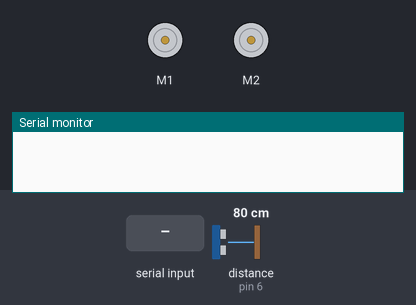
A sketch run on a simulated Arduino Uno, built with avr-gcc and run on an emulated ATmega328P. Parts: 2 × DC motor (green arrow = forward, orange = backward, longer = faster), the last lines printed to the serial monitor. The test bench sets the inputs (shaded band); at power-on: distance to the obstacle (sensor on pin 6) 80 cm. The echo pulse lasts 58.3 µs per cm.

Above: at 1.2 s.
1.3 s: "W" received over Serial
At 2.4 s:
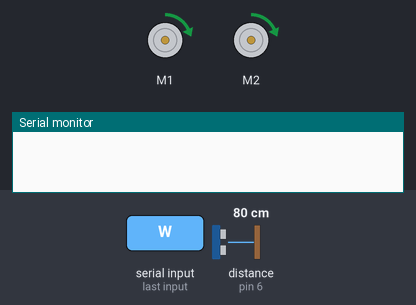
4.3 s: distance to the obstacle (sensor on pin 6) set to 2 cm
At 4.3 s:
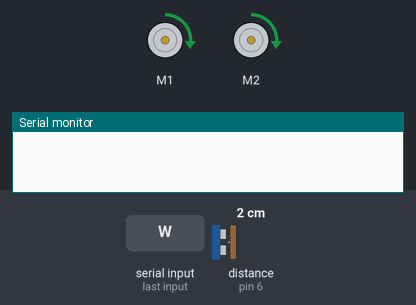
6.2 s: distance to the obstacle (sensor on pin 6) set to 9 cm
8.8 s: distance to the obstacle (sensor on pin 6) set to 12 cm
10.3 s: "D" received over Serial
At 11.09 s:
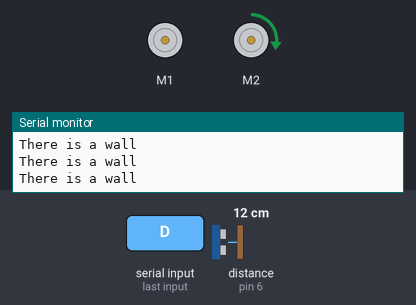
13.3 s: "A" received over Serial
At 14.11 s:
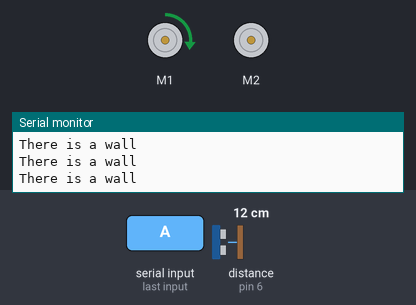
Timing chart, 0 to 17.3 s (numbered marks = the images above; inputs shaded):
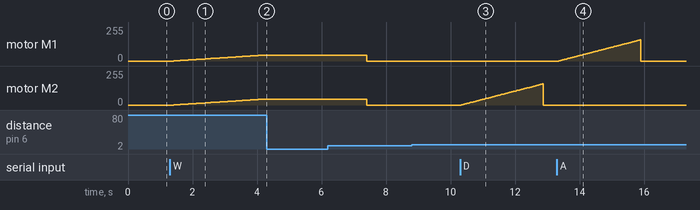

Measured:
- after the input at 1.3 s, motor M1, motor M2: moves from stopped to forward 45/255 over 2.8 s, starting after 0.11 s
- after the input at 4.3 s, motor M1, motor M2: stays forward 45/255 (without the input it goes to forward 46/255 after 0.03 s)
- after the input at 8.8 s, every drawn part: stays the same
- after the input at 10.3 s, motor M2: rises from stopped to forward 158/255 in 2.5 s, then falls to stopped in 0.03 s
- after the input at 13.3 s, motor M1: rises from stopped to forward 158/255 in 2.5 s, then falls to stopped in 0.03 s

The sketch:

ZumoMovement.ino
```cpp
#include <ZumoMotors.h>
#include <NewPing.h>

#define TRIGGER_PIN  2  // Arduino pin tied to trigger pin on the ultrasonic sensor.
#define ECHO_PIN     6  // Arduino pin tied to echo pin on the ultrasonic sensor.
#define MAX_DISTANCE 200 // Maximum distance we want to ping for (in centimeters). Maximum sensor distance is rated at 400-500cm.

ZumoMotors motors;
NewPing sonar(TRIGGER_PIN, ECHO_PIN, MAX_DISTANCE);


void setup()
{
  // initialize serial communication:
  Serial.begin(9600);
}

void loop()
{
  char keypress;
  bool keyIn = false;
  delay(30);
  if (Serial.available() > 0)
  {
    keypress = Serial.read();
    keyIn = true;
  }
  if(keyIn == true)
  {
      movement(keypress);
      keyIn = false;
  }

}


void movement(char keypress)
{
 switch (keypress)
    {
      case 'W':forward();
               break;
      case 'D':right();
               break;
      case 'A':left();
               break;
      case 'S':backward();
               break;
    }
}


void forward(){
   for (int speed = 0; speed <= 250; speed++)
   {
    if (sonar.ping_cm() > 10 and sonar.ping_cm() < 200  )
    {
     motors.setLeftSpeed(speed), motors.setRightSpeed(speed);
     delay(30);
    }
    else
    {
      Serial.println("There is a wall");
    }
   }
    motors.setLeftSpeed(0), motors.setRightSpeed(0);

}

void right(){
  for (int speed = 0; speed <= 250; speed++)
  {
    motors.setRightSpeed(speed);
    delay(10);
  }

  motors.setRightSpeed(0);
}

void left(){
  for (int speed = 0; speed <= 250; speed++)
  {
    motors.setLeftSpeed(speed);
    delay(10);
  }

  motors.setLeftSpeed(0);
}

void backward(){
  for (int speed = 0; speed >= -250; speed--)
  {
    motors.setLeftSpeed(speed),motors.setRightSpeed(speed);
    delay(10);
  }

  motors.setLeftSpeed(0),motors.setRightSpeed(0);
}
```
